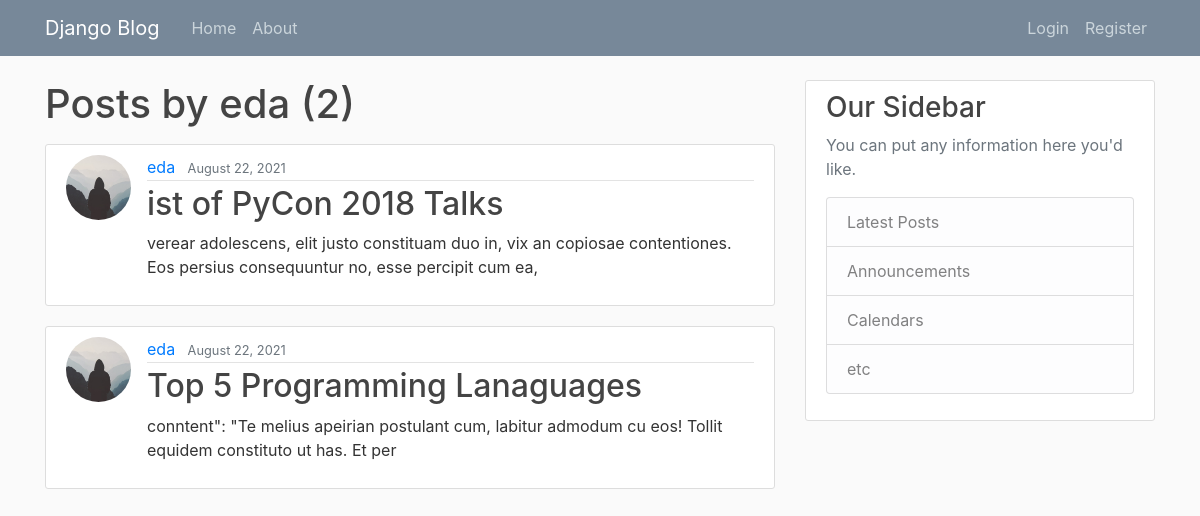
The page /user/eda on the database its author committed.
### blog/models.py (models this page shows, shortened)
class Post(models.Model):
    title = models.CharField(max_length=100)
    content = models.TextField()
    date_posted = models.DateTimeField(default=timezone.now)
    author = models.ForeignKey(User, on_delete=models.CASCADE)

### users/models.py (models this page shows, shortened)
class Profile(models.Model):
    user = models.OneToOneField(User, on_delete=models.CASCADE)
    image = models.ImageField(default='default.jpg', upload_to='profile_pics')

### blog/views.py (the view)
# urls.py: path('user/<str:username>', UserPostListView.as_view(), name='user-posts'),
class UserPostListView(ListView):
    model = Post
    template_name = 'blog/user_posts.html'  # <app>/<model>_<viewtype>.html
    context_object_name = 'posts'
    paginate_by = 2
    def get_queryset(self):
        user = get_object_or_404(User,  username= self.kwargs.get('username'))
        return Post.objects.filter(author=user).order_by('-date_posted')

### blog/templates/blog/user_posts.html (shortened to what this page needs)
{% extends "blog/base.html" %}
{% block content %}
    <h1 class="mb-3">Posts by {{ view.kwargs.username }} ({{ page_obj.paginator.count }})</h1>
    {% for post in posts %}
        <article class="media content-section">
          <img class="rounded-circle article-img" src="{{ post.author.profile.image.url }}">
          <div class="media-body">
            <div class="article-metadata">
              <a class="mr-2" href="{% url 'user-posts' post.author.username %}">{{ post.author }}</a>
              <small class="text-muted">{{ post.date_posted|date:"F d, Y" }}</small>
            </div>
            <h2><a class="article-title" href="{% url 'post-detail' post.id %}">{{ post.title }}</a></h2>
            <p class="article-content">{{ post.content }}</p>
          </div>
        </article>
    {% endfor %}
{% endblock content %}

### blog/static/blog/main.css (style rules this page uses)
body { background: #fafafa; color: #333333; margin-top: 5rem; }
h1, h2, h3, h4, h5, h6 { color: #444444; }
.content-section { background: #ffffff; padding: 10px 20px; border: 1px solid #dddddd; border-radius: 3px; margin-bottom: 20px; }
.article-title { color: #444444; }
.article-content { white-space: pre-line; }
.article-img { height: 65px; width: 65px; margin-right: 16px; }
.article-metadata { padding-bottom: 1px; margin-bottom: 4px; border-bottom: 1px solid #e3e3e3 }

### rows shown on the page
Post: author.profile.image (placeholder picture), author "eda", date_posted "August 22, 2021", title "ist of PyCon 2018 Talks", content "verear adolescens, elit justo constituam duo in, vix an copiosae contentiones. Eos persius consequuntur no, esse percipit cum ea,"
Post: author.profile.image (placeholder picture), author "eda", date_posted "August 22, 2021", title "Top 5 Programming Lanaguages", content "conntent\": \"Te melius apeirian postulant cum, labitur admodum cu eos! Tollit equidem constituto ut has. Et per"

### other values the page prints
{{ view.kwargs.username }} "eda"
{{ page_obj.paginator.count }} "2"
